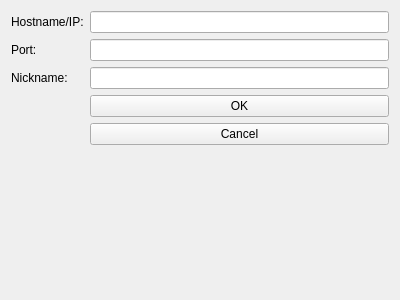
<?xml version="1.0" encoding="UTF-8"?>
<ui version="4.0">
 <class>Connection</class>
 <widget class="QWidget" name="Connection">
  <property name="geometry">
   <rect>
    <x>0</x>
    <y>0</y>
    <width>400</width>
    <height>300</height>
   </rect>
  </property>
  <property name="windowTitle">
   <string>Form</string>
  </property>
  <layout class="QFormLayout" name="formLayout">
   <item row="0" column="0">
    <widget class="QLabel" name="hostLabel">
     <property name="text">
      <string>Hostname/IP:</string>
     </property>
    </widget>
   </item>
   <item row="0" column="1">
    <widget class="QLineEdit" name="hostInput"/>
   </item>
   <item row="2" column="0">
    <widget class="QLabel" name="portLabel">
     <property name="text">
      <string>Port:</string>
     </property>
    </widget>
   </item>
   <item row="2" column="1">
    <widget class="QLineEdit" name="portInput"/>
   </item>
   <item row="4" column="0">
    <widget class="QLabel" name="nameLabel">
     <property name="text">
      <string>Nickname:</string>
     </property>
    </widget>
   </item>
   <item row="4" column="1">
    <widget class="QLineEdit" name="nameInput"/>
   </item>
   <item row="6" column="1">
    <widget class="QPushButton" name="okBtn">
     <property name="text">
      <string>OK</string>
     </property>
    </widget>
   </item>
   <item row="7" column="1">
    <widget class="QPushButton" name="cancelBtn">
     <property name="text">
      <string>Cancel</string>
     </property>
    </widget>
   </item>
  </layout>
 </widget>
 <resources/>
 <connections/>
</ui>
